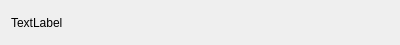
<?xml version="1.0" encoding="UTF-8"?>
<ui version="4.0">
 <class>OutputForm</class>
 <widget class="QWidget" name="OutputForm">
  <property name="geometry">
   <rect>
    <x>0</x>
    <y>0</y>
    <width>400</width>
    <height>45</height>
   </rect>
  </property>
  <property name="windowTitle">
   <string>Form</string>
  </property>
  <layout class="QHBoxLayout" name="horizontalLayout">
   <item>
    <widget class="QLabel" name="label">
     <property name="text">
      <string>TextLabel</string>
     </property>
    </widget>
   </item>
   <item>
    <widget class="UnitSelectWidget" name="selectWidget" native="true"/>
   </item>
  </layout>
 </widget>
 <customwidgets>
  <customwidget>
   <class>UnitSelectWidget</class>
   <extends>QWidget</extends>
   <header location="global">unitselectwidget.h</header>
   <container>1</container>
  </customwidget>
 </customwidgets>
 <resources/>
 <connections/>
</ui>
